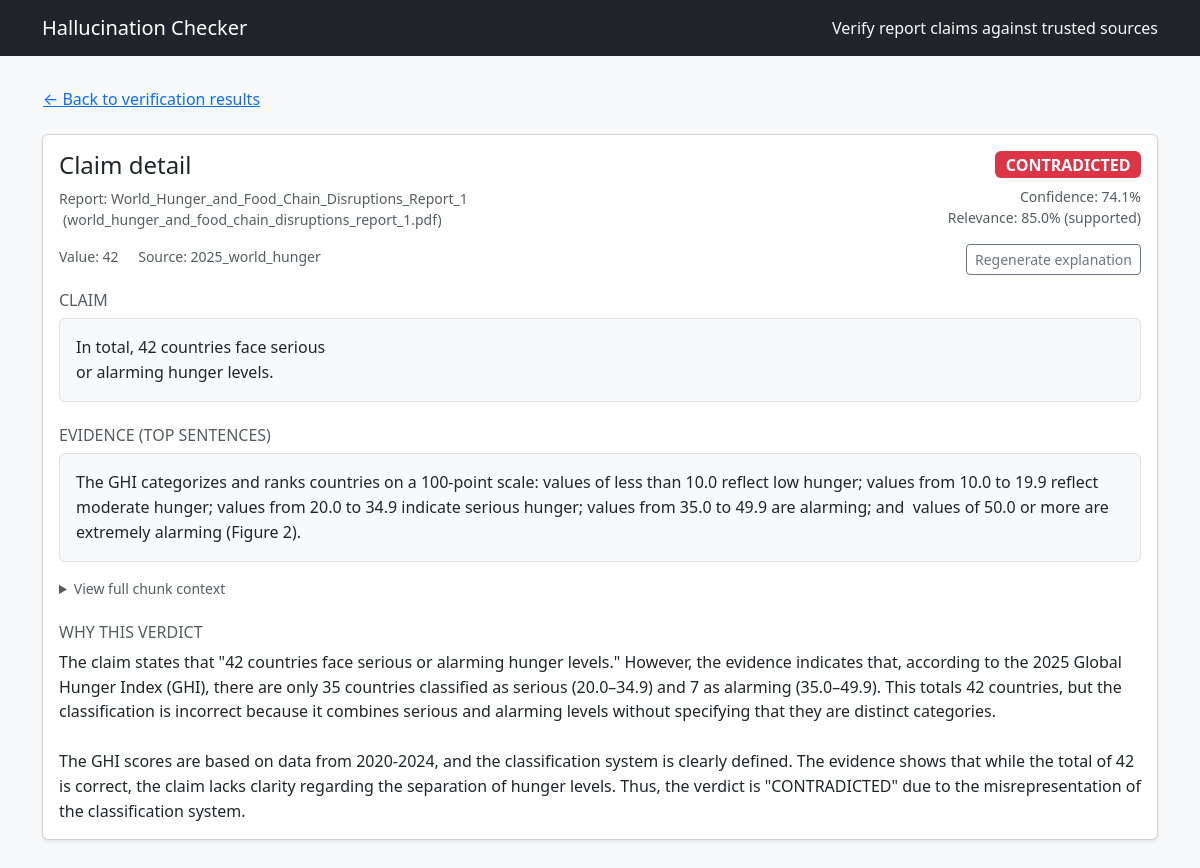
The page /claim/5 on the database its author committed.
### src/hallcheck/models.py (models this page shows)
class Base(DeclarativeBase):
    """Declarative base class."""

class Document(Base):
    __tablename__ = "documents"
    id: Mapped[int] = mapped_column(Integer, primary_key=True, autoincrement=True)
    kind: Mapped[DocumentKind] = mapped_column(Enum(DocumentKind), nullable=False)
    path: Mapped[str] = mapped_column(String(512), nullable=False)
    title: Mapped[Optional[str]] = mapped_column(String(256), nullable=True)
    author: Mapped[Optional[str]] = mapped_column(String(256), nullable=True)
    year: Mapped[Optional[int]] = mapped_column(Integer, nullable=True)
    chunks: Mapped[List["Chunk"]] = relationship("Chunk", back_populates="document", cascade="all, delete-orphan")
    claims: Mapped[List["Claim"]] = relationship("Claim", back_populates="document", cascade="all, delete-orphan")

class Claim(Base):
    __tablename__ = "claims"
    id: Mapped[int] = mapped_column(Integer, primary_key=True, autoincrement=True)
    doc_id: Mapped[int] = mapped_column(ForeignKey("documents.id"), nullable=False, index=True)
    sentence: Mapped[str] = mapped_column(Text, nullable=False)
    value: Mapped[Optional[float]] = mapped_column(Float, nullable=True)
    units: Mapped[Optional[str]] = mapped_column(String(64), nullable=True)
    year: Mapped[Optional[int]] = mapped_column(Integer, nullable=True)
    meta: Mapped[Optional[dict]] = mapped_column(JSON, nullable=True)
    document: Mapped[Document] = relationship("Document", back_populates="claims")
    verdicts: Mapped[List["Verdict"]] = relationship("Verdict", back_populates="claim", cascade="all, delete-orphan")

class Verdict(Base):
    __tablename__ = "verdicts"
    id: Mapped[int] = mapped_column(Integer, primary_key=True, autoincrement=True)
    claim_id: Mapped[int] = mapped_column(ForeignKey("claims.id"), nullable=False, index=True)
    status: Mapped[VerdictStatus] = mapped_column(Enum(VerdictStatus), nullable=False)
    confidence: Mapped[float] = mapped_column(Float, nullable=False)
    evidence: Mapped[Optional[dict]] = mapped_column(JSON, nullable=True)
    explanation: Mapped[Optional[str]] = mapped_column(Text, nullable=True)
    claim: Mapped[Claim] = relationship("Claim", back_populates="verdicts")

### app.py (the view)
@app.get("/claim/<int:claim_id>")
def claim_detail(claim_id: int):
    try:
        detail = fetch_claim_detail(claim_id)
    except ValueError as exc:
        flash(str(exc), "warning")
        return redirect(url_for("home"))
    except Exception as exc:  # pragma: no cover - defensive handling
        flash(f"Unable to load claim: {exc}", "danger")
        return redirect(url_for("home"))
    if not detail.get("explanation"):
        try:
            detail["explanation"] = get_or_make_explanation(claim_id)
        except Exception as exc:  # pragma: no cover - defensive handling
            flash(f"Explanation could not be generated: {exc}", "warning")
    report_meta = None
    report_doc_id = detail.get("report_doc_id")
    if report_doc_id is not None:
        report_meta = get_report_details(report_doc_id)
    regen_form = RegenerateExplanationForm()
    return render_template("claim_detail.html", detail=detail, report=report_meta, regen_form=regen_form)

### app.py
class RegenerateExplanationForm(FlaskForm):
    submit = SubmitField("Regenerate explanation")

### app.py (called while the page is built)
@app.context_processor
def inject_globals():
    return {"STATUS_BADGES": STATUS_BADGES}

### src/hallcheck/db.py (called while the page is built)
def init_db() -> None:
    from .models import Base  # Imported lazily to avoid circular import
    Base.metadata.create_all(bind=engine)
    _ensure_verdict_explanation_column()
    _ensure_document_author_column()

@contextmanager
def get_session() -> Iterator[Session]:
    session = SessionLocal()
    try:
        yield session
        session.commit()
    except Exception:
        session.rollback()
        raise
    finally:
        session.close()

def _ensure_verdict_explanation_column() -> None:
    try:
        with engine.begin() as connection:
            inspector = inspect(connection)
            if "verdicts" not in inspector.get_table_names():
                return
            column_names = {col["name"] for col in inspector.get_columns("verdicts")}
            if "explanation" in column_names:
                return
            connection.execute(text("ALTER TABLE verdicts ADD COLUMN explanation TEXT"))
    except Exception:
        pass

def _ensure_document_author_column() -> None:
    try:
        with engine.begin() as connection:
            inspector = inspect(connection)
            if "documents" not in inspector.get_table_names():
                return
            column_names = {col["name"] for col in inspector.get_columns("documents")}
            if "author" in column_names:
                return
            connection.execute(text("ALTER TABLE documents ADD COLUMN author VARCHAR(256)"))
    except Exception:
        pass

### src/hallcheck/webbridge.py (called while the page is built)
def get_report_details(report_doc_id: int) -> dict | None:
    init_db()
    with get_session() as session:
        report = session.scalar(select(Document).where(Document.id == report_doc_id))
        if not report:
            return None
        return {
            "id": report.id,
            "title": report.title or Path(report.path).stem,
            "path": report.path,
            "filename": Path(report.path).name,
            "author": report.author,
            "year": report.year,
        }

### templates/claim_detail.html (shortened to what this page needs)
{% extends "layout.html" %}
{% block content %}
<div class="mb-3">
  {% if detail.report_doc_id %}
    <a href="{{ url_for('results', report_doc_id=detail.report_doc_id) }}#claim-{{ detail.claim_id }}" class="btn btn-link px-0">
      &larr; Back to verification results
    </a>
  {% else %}
    <a href="{{ url_for('home') }}" class="btn btn-link px-0">&larr; Back to dashboard</a>
  {% endif %}
</div>
<div class="card shadow-sm mb-4">
  <div class="card-body">
    <div class="d-flex justify-content-between align-items-start flex-column flex-lg-row gap-4 mb-3">
      <div>
        <h1 class="h4 mb-2">Claim detail</h1>
        {% if report %}
          <div class="small text-muted">
            Report: {{ report.title }}
            {% if report.filename %}
              <span class="ms-1 text-lowercase">({{ report.filename }})</span>
            {% endif %}
          </div>
        {% endif %}
        <div class="small text-muted mt-3">
          {% if detail.value is not none %}
            <span>Value: {{ "{:g}".format(detail.value) }}</span>
          {% endif %}
          {% if detail.source_title %}
            <span class="ms-3">Source: {{ detail.source_title }}</span>
          {% endif %}
        </div>
      </div>
      <div class="text-lg-end w-100 w-lg-auto">
        {% set badge_class = STATUS_BADGES.get(detail.status, 'bg-secondary') %}
        <span class="badge {{ badge_class }} fs-6">{{ detail.status }}</span>
        {% if detail.confidence is not none %}
          <div class="small text-muted mt-2">Confidence: {{ (detail.confidence * 100) | round(1) }}%</div>
        {% endif %}
        {% if detail.rerank_score is not none %}
          <div class="small text-muted">
            Relevance: {{ (detail.rerank_score * 100) | round(1) }}%
            {% if detail.rerank_label %}
              <span class="text-lowercase">({{ detail.rerank_label }})</span>
            {% endif %}
          </div>
        {% endif %}
        <form action="{{ url_for('claim_regen', claim_id=detail.claim_id) }}" method="post" class="mt-3">
          {{ regen_form.submit(class="btn btn-outline-secondary btn-sm") }}
        </form>
      </div>
    </div>
    <section class="mb-4">
      <h2 class="h6 text-uppercase text-muted">Claim</h2>
      <div class="text-block bg-light border rounded p-3">{{ detail.sentence }}</div>
    </section>
    <section class="mb-4">
      <h2 class="h6 text-uppercase text-muted">Evidence (top sentences)</h2>
      {% if detail.evidence_text %}
        <div class="text-block bg-light border rounded p-3">{{ detail.evidence_text }}</div>
        {% if detail.evidence_full_text and detail.evidence_full_text != detail.evidence_text %}
          <details class="mt-3">
            <summary class="small text-muted">View full chunk context</summary>
          </details>
        {% endif %}
      {% else %}
        <p class="text-muted fst-italic mb-0">No evidence snippet recorded for this claim.</p>
      {% endif %}
    </section>
    <section>
      <h2 class="h6 text-uppercase text-muted">Why this verdict</h2>
      {% if detail.explanation %}
        <div class="text-block">{{ detail.explanation }}</div>
      {% else %}
        <p class="text-muted fst-italic mb-0">Explanation not available yet.</p>
      {% endif %}
    </section>
  </div>
</div>
{% endblock %}

### static/styles.css (style rules this page uses)
body { background-color: #f8f9fa; }
.text-block { white-space: pre-wrap; font-family: inherit; line-height: 1.55; }
details summary { cursor: pointer; }

### rows shown on the page
Document: title "World_Hunger_and_Food_Chain_Disruptions_Report_1"
Claim: value "42", sentence "In total, 42 countries face serious or alarming hunger levels."
Document: source_title "2025_world_hunger"
Verdict: status "CONTRADICTED", (detail.confidence*100)|round(1) "74.1", explanation "The claim states that \"42 countries face serious or alarming hunger levels.\" However, the evidence indicates that, according to the 2025 Global Hunger Index (GHI), there are only 35 countries classified as serious (20.0–34.9) and 7 as alarming (35.0–49.9). This totals 42 countries, but the classification is incorrect because it combines serious and alarming levels without specifying that they are distinct categories. The GHI scores are based on data from 2020-2024, and the classification system is clearly defined. The evidence shows that while the total of 42 is correct, the claim lacks clarity regarding the separation of hunger levels. Thus, the verdict is \"CONTRADICTED\" due to the…"

### other values the page prints
{{ report.filename }} "world_hunger_and_food_chain_disruptions_report_1.pdf"
{{ (detail.rerank_score * 100) | round(1) }} "85.0"
{{ detail.rerank_label }} "supported"
